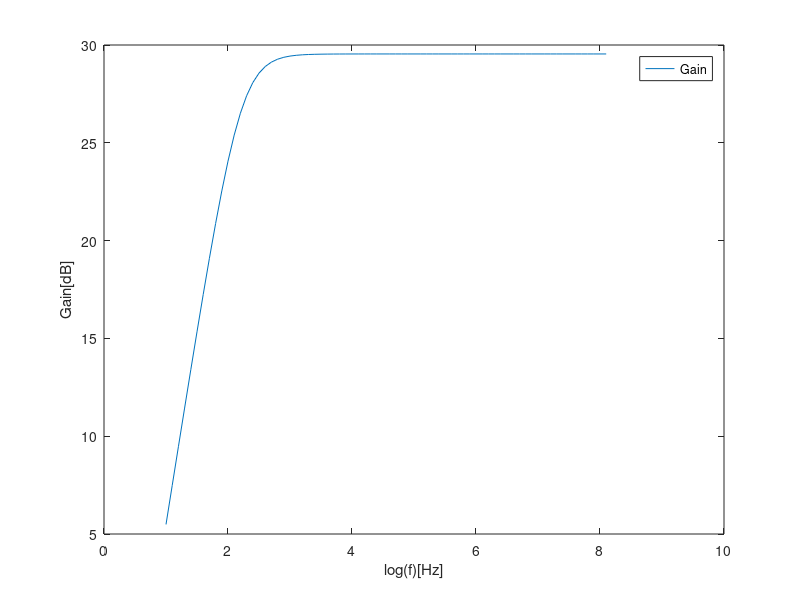
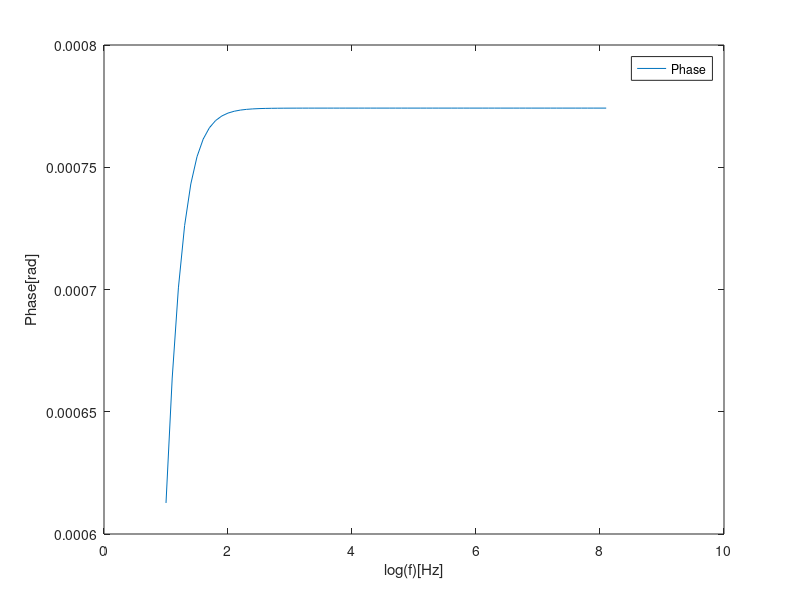

Write the MATLAB code that produced these figures, in order.
R1 = 1000; %Ohm
R2 = 10000; %Ohm
R3 = 1000; %Ohm
R4 = 1000; %Ohm
RL = 8; %Ohm

Cin1 = 1e-6; %F
Cin2 = 1e-6; %F
Cin3 = 1e-6; %F

f = 8.437654e+02; %Hz
omega = 2 * pi * f;

Z1 = R1 + 1/(j * omega * Cin1);
Z2 = R3 + 1/(j * omega * Cin2);
Z3 = R4 + 1/(j * omega * Cin3);

Ztemp = 1/(1/Z1 + 1/Z2); %paralelo de Z1 com Z2
Zeq = 1/(1/Ztemp + 1/Z3); %impedância ao nível de inv_in

Vin = 0.01 * exp(j * pi / 2); %seno tem fase de pi/2

gaincomp = -R2/Zeq; %slide 2 aula 23
gain = abs(gaincomp);
gaindB = 20 * log10(gain);

Zi = real(Zeq); %slide 2 aula 23
Zo = 0; %estranho :/

file = fopen("Teo1.tex", "w");

fprintf(file, "gain & %.4e\\\\\\hline ", gain);
fprintf(file, "gaindB & %.4e\\\\\\hline ", gaindB);
fprintf(file, "Zi & %.4e\\\\\\hline ", Zi);
fprintf(file, "Zo & %.4e\\\\\\hline ", Zo);

fflush(file);
fclose(file);

a = 1;

for i = 1:0.1:8.1 %ou seja, 10 pontos por década
  f = power(10, i);
  omega = 2 * pi * f;
  Z1 = R1 + 1/(j * omega * Cin1);
  Z2 = R3 + 1/(j * omega * Cin2);
  Z3 = R4 + 1/(j * omega * Cin3);
  
  Ztemp = 1/(1/Z1 + 1/Z2); %paralelo de Z1 com Z2
  Zeq = 1/(1/Ztemp + 1/Z3); %impedância ao nível de inv_in

  Zeq2 = 1/(1/Z1 + 1/Z2 + 1/Z3) + R2; % usei para tentar calcular a fase mas está mal
  
  gaincomp = -R2/Zeq; %slide 2 aula 23
  gain = abs(gaincomp);
  gaindB(a) = 20 * log10(gain);

  phase(a) = atan(RL/Zeq2); % está mal
  
  a = a + 1;
  
endfor

f = 1:0.1:8.1; %início, fim e 70 pontos pelo meio
hf = figure();
plot(f, gaindB);
legend("Gain");
xlabel("log(f)[Hz]");
ylabel("Gain[dB]");

print (hf, "gainteo.eps", "-depsc");

f = 1:0.1:8.1; %início, fim e 70 pontos pelo meio
hf2 = figure();
plot(f, phase);
legend("Phase");
xlabel("log(f)[Hz]");
ylabel("Phase[rad]");

print (hf2, "phaseteo.eps", "-depsc");